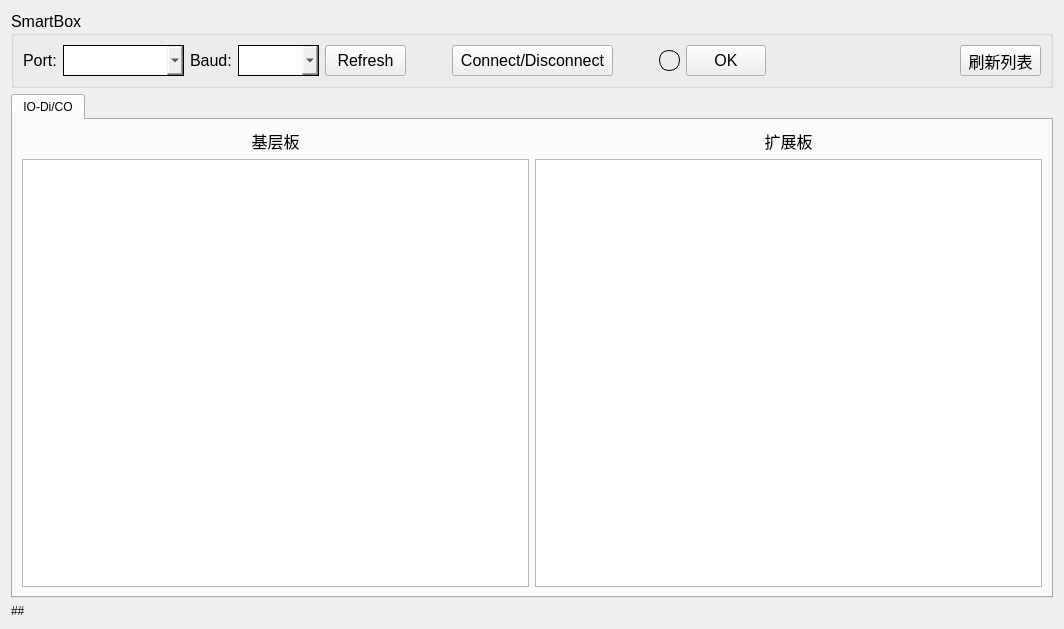
<?xml version="1.0" encoding="UTF-8"?>
<ui version="4.0">
 <class>MForm_ModeBusRtu</class>
 <widget class="QWidget" name="MForm_ModeBusRtu">
  <property name="geometry">
   <rect>
    <x>0</x>
    <y>0</y>
    <width>1064</width>
    <height>629</height>
   </rect>
  </property>
  <property name="windowTitle">
   <string/>
  </property>
  <layout class="QGridLayout" name="gridLayout">
   <item row="1" column="0">
    <widget class="QTabWidget" name="tabWidget">
     <property name="font">
      <font>
       <family>Arial</family>
      </font>
     </property>
     <property name="styleSheet">
      <string notr="true">IO configuration</string>
     </property>
     <property name="currentIndex">
      <number>0</number>
     </property>
     <widget class="QWidget" name="tab_5">
      <attribute name="title">
       <string>IO-Di/CO</string>
      </attribute>
      <layout class="QGridLayout" name="gridLayout_2">
       <item row="0" column="0">
        <widget class="QPushButton" name="Btn_board_1">
         <property name="sizePolicy">
          <sizepolicy hsizetype="Preferred" vsizetype="Preferred">
           <horstretch>0</horstretch>
           <verstretch>0</verstretch>
          </sizepolicy>
         </property>
         <property name="minimumSize">
          <size>
           <width>81</width>
           <height>21</height>
          </size>
         </property>
         <property name="maximumSize">
          <size>
           <width>16777215</width>
           <height>16777215</height>
          </size>
         </property>
         <property name="font">
          <font>
           <family>Arial</family>
           <pointsize>12</pointsize>
          </font>
         </property>
         <property name="styleSheet">
          <string notr="true">border:0px solid black;</string>
         </property>
         <property name="text">
          <string>基层板</string>
         </property>
         <property name="checkable">
          <bool>true</bool>
         </property>
        </widget>
       </item>
       <item row="0" column="1">
        <widget class="QPushButton" name="Btn_board_2">
         <property name="sizePolicy">
          <sizepolicy hsizetype="Preferred" vsizetype="Preferred">
           <horstretch>0</horstretch>
           <verstretch>0</verstretch>
          </sizepolicy>
         </property>
         <property name="minimumSize">
          <size>
           <width>81</width>
           <height>21</height>
          </size>
         </property>
         <property name="maximumSize">
          <size>
           <width>16777215</width>
           <height>16777215</height>
          </size>
         </property>
         <property name="font">
          <font>
           <family>Arial</family>
           <pointsize>12</pointsize>
          </font>
         </property>
         <property name="styleSheet">
          <string notr="true">border:0px solid black;</string>
         </property>
         <property name="text">
          <string>扩展板</string>
         </property>
         <property name="checkable">
          <bool>true</bool>
         </property>
        </widget>
       </item>
       <item row="1" column="0">
        <widget class="QTableWidget" name="led_BSM_1">
         <property name="font">
          <font>
           <family>Arial</family>
          </font>
         </property>
         <property name="editTriggers">
          <set>QAbstractItemView::NoEditTriggers</set>
         </property>
        </widget>
       </item>
       <item row="1" column="1">
        <widget class="QTableWidget" name="led_BSM_2">
         <property name="font">
          <font>
           <family>Arial</family>
          </font>
         </property>
         <property name="editTriggers">
          <set>QAbstractItemView::NoEditTriggers</set>
         </property>
        </widget>
       </item>
      </layout>
     </widget>
    </widget>
   </item>
   <item row="0" column="0">
    <widget class="QGroupBox" name="groupBox_9">
     <property name="minimumSize">
      <size>
       <width>0</width>
       <height>60</height>
      </size>
     </property>
     <property name="font">
      <font>
       <family>Arial</family>
       <pointsize>12</pointsize>
      </font>
     </property>
     <property name="title">
      <string>SmartBox</string>
     </property>
     <layout class="QHBoxLayout" name="horizontalLayout_2">
      <item>
       <layout class="QHBoxLayout" name="horizontalLayout_7">
        <item>
         <widget class="QLabel" name="label_16">
          <property name="minimumSize">
           <size>
            <width>0</width>
            <height>0</height>
           </size>
          </property>
          <property name="maximumSize">
           <size>
            <width>81</width>
            <height>16777215</height>
           </size>
          </property>
          <property name="font">
           <font>
            <family>Arial</family>
            <pointsize>12</pointsize>
           </font>
          </property>
          <property name="text">
           <string>Port:</string>
          </property>
          <property name="wordWrap">
           <bool>true</bool>
          </property>
         </widget>
        </item>
        <item>
         <widget class="QComboBox" name="RS485Com">
          <property name="minimumSize">
           <size>
            <width>121</width>
            <height>31</height>
           </size>
          </property>
          <property name="maximumSize">
           <size>
            <width>121</width>
            <height>16777215</height>
           </size>
          </property>
          <property name="font">
           <font>
            <family>Arial</family>
            <pointsize>12</pointsize>
            <weight>50</weight>
            <bold>false</bold>
           </font>
          </property>
          <property name="styleSheet">
           <string notr="true">border-color: rgb(190, 190, 190);
border: 1px solid rgb(0,0,0);
</string>
          </property>
          <item>
           <property name="text">
            <string/>
           </property>
          </item>
         </widget>
        </item>
        <item>
         <widget class="QLabel" name="label_17">
          <property name="minimumSize">
           <size>
            <width>0</width>
            <height>0</height>
           </size>
          </property>
          <property name="maximumSize">
           <size>
            <width>81</width>
            <height>16777215</height>
           </size>
          </property>
          <property name="font">
           <font>
            <family>Arial</family>
            <pointsize>12</pointsize>
           </font>
          </property>
          <property name="text">
           <string>Baud:</string>
          </property>
          <property name="wordWrap">
           <bool>true</bool>
          </property>
         </widget>
        </item>
        <item>
         <widget class="QComboBox" name="Cbt_Baud_RS485">
          <property name="minimumSize">
           <size>
            <width>81</width>
            <height>31</height>
           </size>
          </property>
          <property name="maximumSize">
           <size>
            <width>121</width>
            <height>16777215</height>
           </size>
          </property>
          <property name="font">
           <font>
            <family>Arial</family>
            <pointsize>12</pointsize>
            <weight>50</weight>
            <bold>false</bold>
           </font>
          </property>
          <property name="styleSheet">
           <string notr="true">border-color: rgb(190, 190, 190);
border: 1px solid rgb(0,0,0);
</string>
          </property>
          <item>
           <property name="text">
            <string/>
           </property>
          </item>
          <item>
           <property name="text">
            <string>9600</string>
           </property>
          </item>
          <item>
           <property name="text">
            <string>19200</string>
           </property>
          </item>
          <item>
           <property name="text">
            <string>115200</string>
           </property>
          </item>
         </widget>
        </item>
        <item>
         <widget class="QPushButton" name="Btn_Updata_Com">
          <property name="enabled">
           <bool>true</bool>
          </property>
          <property name="sizePolicy">
           <sizepolicy hsizetype="Expanding" vsizetype="Preferred">
            <horstretch>0</horstretch>
            <verstretch>0</verstretch>
           </sizepolicy>
          </property>
          <property name="minimumSize">
           <size>
            <width>81</width>
            <height>31</height>
           </size>
          </property>
          <property name="maximumSize">
           <size>
            <width>121</width>
            <height>31</height>
           </size>
          </property>
          <property name="font">
           <font>
            <family>Arial</family>
            <pointsize>12</pointsize>
            <weight>50</weight>
            <bold>false</bold>
           </font>
          </property>
          <property name="text">
           <string>Refresh</string>
          </property>
          <property name="iconSize">
           <size>
            <width>30</width>
            <height>30</height>
           </size>
          </property>
          <property name="autoRepeat">
           <bool>false</bool>
          </property>
         </widget>
        </item>
        <item>
         <spacer name="horizontalSpacer_2">
          <property name="font">
           <font>
            <family>Arial</family>
            <pointsize>12</pointsize>
           </font>
          </property>
          <property name="orientation">
           <enum>Qt::Horizontal</enum>
          </property>
          <property name="sizeHint" stdset="0">
           <size>
            <width>40</width>
            <height>20</height>
           </size>
          </property>
         </spacer>
        </item>
        <item>
         <widget class="QPushButton" name="Btn_RS485">
          <property name="minimumSize">
           <size>
            <width>161</width>
            <height>31</height>
           </size>
          </property>
          <property name="maximumSize">
           <size>
            <width>161</width>
            <height>16777215</height>
           </size>
          </property>
          <property name="font">
           <font>
            <family>Arial</family>
            <pointsize>12</pointsize>
            <weight>50</weight>
            <bold>false</bold>
           </font>
          </property>
          <property name="text">
           <string>Connect/Disconnect</string>
          </property>
         </widget>
        </item>
        <item>
         <spacer name="horizontalSpacer_3">
          <property name="font">
           <font>
            <family>Arial</family>
            <pointsize>12</pointsize>
           </font>
          </property>
          <property name="orientation">
           <enum>Qt::Horizontal</enum>
          </property>
          <property name="sizeType">
           <enum>QSizePolicy::Preferred</enum>
          </property>
          <property name="sizeHint" stdset="0">
           <size>
            <width>40</width>
            <height>20</height>
           </size>
          </property>
         </spacer>
        </item>
        <item>
         <widget class="QLabel" name="led_485">
          <property name="minimumSize">
           <size>
            <width>21</width>
            <height>21</height>
           </size>
          </property>
          <property name="maximumSize">
           <size>
            <width>21</width>
            <height>21</height>
           </size>
          </property>
          <property name="font">
           <font>
            <family>Arial</family>
            <pointsize>10</pointsize>
            <weight>50</weight>
            <bold>false</bold>
           </font>
          </property>
          <property name="styleSheet">
           <string notr="true">border: 1px solid black;
border-radius: 10px;</string>
          </property>
          <property name="frameShape">
           <enum>QFrame::Box</enum>
          </property>
          <property name="text">
           <string/>
          </property>
          <property name="textFormat">
           <enum>Qt::AutoText</enum>
          </property>
          <property name="scaledContents">
           <bool>false</bool>
          </property>
          <property name="alignment">
           <set>Qt::AlignCenter</set>
          </property>
          <property name="wordWrap">
           <bool>false</bool>
          </property>
         </widget>
        </item>
        <item>
         <widget class="QPushButton" name="Btn_Save">
          <property name="sizePolicy">
           <sizepolicy hsizetype="Preferred" vsizetype="Preferred">
            <horstretch>0</horstretch>
            <verstretch>0</verstretch>
           </sizepolicy>
          </property>
          <property name="font">
           <font>
            <family>Arial</family>
            <pointsize>12</pointsize>
           </font>
          </property>
          <property name="text">
           <string>OK</string>
          </property>
         </widget>
        </item>
       </layout>
      </item>
      <item>
       <spacer name="horizontalSpacer_5">
        <property name="font">
         <font>
          <family>Arial</family>
          <pointsize>12</pointsize>
         </font>
        </property>
        <property name="orientation">
         <enum>Qt::Horizontal</enum>
        </property>
        <property name="sizeHint" stdset="0">
         <size>
          <width>40</width>
          <height>20</height>
         </size>
        </property>
       </spacer>
      </item>
      <item>
       <widget class="QPushButton" name="Btn_loadfile">
        <property name="minimumSize">
         <size>
          <width>81</width>
          <height>31</height>
         </size>
        </property>
        <property name="maximumSize">
         <size>
          <width>16777215</width>
          <height>31</height>
         </size>
        </property>
        <property name="font">
         <font>
          <family>Arial</family>
          <pointsize>12</pointsize>
         </font>
        </property>
        <property name="text">
         <string>刷新列表</string>
        </property>
       </widget>
      </item>
     </layout>
    </widget>
   </item>
   <item row="2" column="0">
    <widget class="QLabel" name="led_tips">
     <property name="font">
      <font>
       <family>Arial</family>
      </font>
     </property>
     <property name="text">
      <string>##</string>
     </property>
    </widget>
   </item>
  </layout>
 </widget>
 <resources/>
 <connections/>
</ui>
